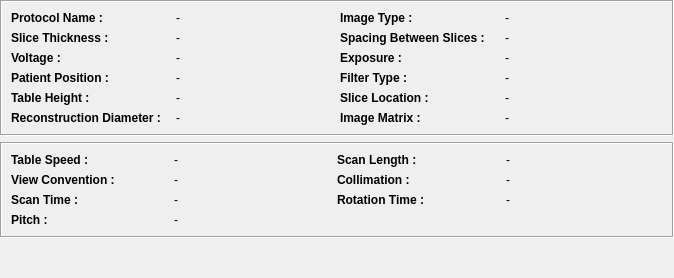
<ui version="4.0" >
 <class>udg::QDicomDumpCTHelixWidgetBase</class>
 <widget class="QWidget" name="udg::QDicomDumpCTHelixWidgetBase" >
  <property name="geometry" >
   <rect>
    <x>0</x>
    <y>0</y>
    <width>674</width>
    <height>278</height>
   </rect>
  </property>
  <property name="windowTitle" >
   <string>Form</string>
  </property>
  <layout class="QGridLayout" >
   <property name="margin" >
    <number>0</number>
   </property>
   <property name="spacing" >
    <number>6</number>
   </property>
   <item row="0" column="0" >
    <widget class="QFrame" name="frame" >
     <property name="minimumSize" >
      <size>
       <width>0</width>
       <height>0</height>
      </size>
     </property>
     <property name="autoFillBackground" >
      <bool>false</bool>
     </property>
     <property name="frameShape" >
      <enum>QFrame::Box</enum>
     </property>
     <property name="frameShadow" >
      <enum>QFrame::Sunken</enum>
     </property>
     <layout class="QGridLayout" >
      <property name="margin" >
       <number>9</number>
      </property>
      <property name="spacing" >
       <number>6</number>
      </property>
      <item row="0" column="0" >
       <widget class="QLabel" name="m_labelProtocolName" >
        <property name="font" >
         <font>
          <weight>75</weight>
          <bold>true</bold>
         </font>
        </property>
        <property name="text" >
         <string>Protocol Name :</string>
        </property>
       </widget>
      </item>
      <item row="0" column="1" >
       <widget class="QLabel" name="m_labelProtocolNameValue" >
        <property name="text" >
         <string>-</string>
        </property>
       </widget>
      </item>
      <item row="0" column="2" >
       <widget class="QLabel" name="m_labelImageType" >
        <property name="font" >
         <font>
          <weight>75</weight>
          <bold>true</bold>
         </font>
        </property>
        <property name="acceptDrops" >
         <bool>false</bool>
        </property>
        <property name="text" >
         <string>Image Type :</string>
        </property>
       </widget>
      </item>
      <item row="0" column="3" >
       <widget class="QLabel" name="m_labelImageTypeValue" >
        <property name="text" >
         <string>-</string>
        </property>
       </widget>
      </item>
      <item row="1" column="0" >
       <widget class="QLabel" name="m_labelSliceThickness" >
        <property name="font" >
         <font>
          <weight>75</weight>
          <bold>true</bold>
         </font>
        </property>
        <property name="text" >
         <string>Slice Thickness :</string>
        </property>
       </widget>
      </item>
      <item row="1" column="1" >
       <widget class="QLabel" name="m_labelSliceThicknessValue" >
        <property name="text" >
         <string>-</string>
        </property>
       </widget>
      </item>
      <item row="1" column="2" >
       <widget class="QLabel" name="m_labelSpacingBetweenSlices" >
        <property name="font" >
         <font>
          <weight>75</weight>
          <bold>true</bold>
         </font>
        </property>
        <property name="text" >
         <string>Spacing Between Slices :</string>
        </property>
       </widget>
      </item>
      <item row="1" column="3" >
       <widget class="QLabel" name="m_labelSpacingBetweenSlicesValue" >
        <property name="text" >
         <string>-</string>
        </property>
       </widget>
      </item>
      <item row="2" column="0" >
       <widget class="QLabel" name="m_labelVoltage" >
        <property name="font" >
         <font>
          <weight>75</weight>
          <bold>true</bold>
         </font>
        </property>
        <property name="mouseTracking" >
         <bool>false</bool>
        </property>
        <property name="text" >
         <string>Voltage :</string>
        </property>
       </widget>
      </item>
      <item row="2" column="1" >
       <widget class="QLabel" name="m_labelVoltageValue" >
        <property name="text" >
         <string>-</string>
        </property>
       </widget>
      </item>
      <item row="2" column="2" >
       <widget class="QLabel" name="m_labelExposure" >
        <property name="font" >
         <font>
          <weight>75</weight>
          <bold>true</bold>
         </font>
        </property>
        <property name="acceptDrops" >
         <bool>false</bool>
        </property>
        <property name="text" >
         <string>Exposure :</string>
        </property>
       </widget>
      </item>
      <item row="2" column="3" >
       <widget class="QLabel" name="m_labelExposureValue" >
        <property name="text" >
         <string>-</string>
        </property>
       </widget>
      </item>
      <item row="3" column="0" >
       <widget class="QLabel" name="m_labelPatientPosition" >
        <property name="font" >
         <font>
          <weight>75</weight>
          <bold>true</bold>
         </font>
        </property>
        <property name="text" >
         <string>Patient Position :</string>
        </property>
       </widget>
      </item>
      <item row="3" column="1" >
       <widget class="QLabel" name="m_labelPatientPositionValue" >
        <property name="text" >
         <string>-</string>
        </property>
       </widget>
      </item>
      <item row="3" column="2" >
       <widget class="QLabel" name="m_labelFilterType" >
        <property name="font" >
         <font>
          <weight>75</weight>
          <bold>true</bold>
         </font>
        </property>
        <property name="text" >
         <string>Filter Type :</string>
        </property>
       </widget>
      </item>
      <item row="3" column="3" >
       <widget class="QLabel" name="m_labelFilterTypeValue" >
        <property name="text" >
         <string>-</string>
        </property>
       </widget>
      </item>
      <item row="4" column="0" >
       <widget class="QLabel" name="m_labelTableHeight" >
        <property name="font" >
         <font>
          <weight>75</weight>
          <bold>true</bold>
         </font>
        </property>
        <property name="text" >
         <string>Table Height :</string>
        </property>
       </widget>
      </item>
      <item row="4" column="1" >
       <widget class="QLabel" name="m_labelTableHeightValue" >
        <property name="text" >
         <string>-</string>
        </property>
       </widget>
      </item>
      <item row="4" column="2" >
       <widget class="QLabel" name="m_labelSliceLocation" >
        <property name="font" >
         <font>
          <weight>75</weight>
          <bold>true</bold>
         </font>
        </property>
        <property name="acceptDrops" >
         <bool>false</bool>
        </property>
        <property name="text" >
         <string>Slice Location :</string>
        </property>
       </widget>
      </item>
      <item row="4" column="3" >
       <widget class="QLabel" name="m_labelSliceLocationValue" >
        <property name="text" >
         <string>-</string>
        </property>
       </widget>
      </item>
      <item row="5" column="0" >
       <widget class="QLabel" name="m_labelReconstructionDiameter" >
        <property name="font" >
         <font>
          <weight>75</weight>
          <bold>true</bold>
         </font>
        </property>
        <property name="text" >
         <string>Reconstruction Diameter :</string>
        </property>
       </widget>
      </item>
      <item row="5" column="1" >
       <widget class="QLabel" name="m_labelReconstructionDiameterValue" >
        <property name="text" >
         <string>-</string>
        </property>
       </widget>
      </item>
      <item row="5" column="2" >
       <widget class="QLabel" name="m_labelImageMatrix" >
        <property name="font" >
         <font>
          <weight>75</weight>
          <bold>true</bold>
         </font>
        </property>
        <property name="acceptDrops" >
         <bool>false</bool>
        </property>
        <property name="text" >
         <string>Image Matrix :</string>
        </property>
       </widget>
      </item>
      <item row="5" column="3" >
       <widget class="QLabel" name="m_labelImageMatrixValue" >
        <property name="text" >
         <string>-</string>
        </property>
       </widget>
      </item>
     </layout>
    </widget>
   </item>
   <item row="1" column="0" >
    <widget class="QFrame" name="frame_2" >
     <property name="minimumSize" >
      <size>
       <width>0</width>
       <height>0</height>
      </size>
     </property>
     <property name="frameShape" >
      <enum>QFrame::Box</enum>
     </property>
     <property name="frameShadow" >
      <enum>QFrame::Sunken</enum>
     </property>
     <layout class="QGridLayout" >
      <property name="margin" >
       <number>9</number>
      </property>
      <property name="spacing" >
       <number>6</number>
      </property>
      <item row="0" column="0" >
       <widget class="QLabel" name="m_labePhilipsTableSpeed" >
        <property name="minimumSize" >
         <size>
          <width>0</width>
          <height>0</height>
         </size>
        </property>
        <property name="font" >
         <font>
          <weight>75</weight>
          <bold>true</bold>
         </font>
        </property>
        <property name="contextMenuPolicy" >
         <enum>Qt::DefaultContextMenu</enum>
        </property>
        <property name="text" >
         <string>Table Speed :</string>
        </property>
       </widget>
      </item>
      <item row="0" column="1" >
       <widget class="QLabel" name="m_labelPhilipsTableSpeedValue" >
        <property name="text" >
         <string>-</string>
        </property>
       </widget>
      </item>
      <item row="0" column="2" >
       <widget class="QLabel" name="m_labelPhilipsScanLength" >
        <property name="minimumSize" >
         <size>
          <width>163</width>
          <height>0</height>
         </size>
        </property>
        <property name="font" >
         <font>
          <weight>75</weight>
          <bold>true</bold>
         </font>
        </property>
        <property name="acceptDrops" >
         <bool>false</bool>
        </property>
        <property name="text" >
         <string>Scan Length :</string>
        </property>
       </widget>
      </item>
      <item row="0" column="3" >
       <widget class="QLabel" name="m_labelPhilipsScanLengthValue" >
        <property name="text" >
         <string>-</string>
        </property>
       </widget>
      </item>
      <item row="1" column="0" >
       <widget class="QLabel" name="m_labelPhilipsViewConvention" >
        <property name="font" >
         <font>
          <weight>75</weight>
          <bold>true</bold>
         </font>
        </property>
        <property name="acceptDrops" >
         <bool>false</bool>
        </property>
        <property name="text" >
         <string>View Convention :</string>
        </property>
       </widget>
      </item>
      <item row="1" column="1" >
       <widget class="QLabel" name="m_labelPhilipsViewConventionValue" >
        <property name="text" >
         <string>-</string>
        </property>
       </widget>
      </item>
      <item row="1" column="2" >
       <widget class="QLabel" name="m_labelPhilipsCollimation" >
        <property name="font" >
         <font>
          <weight>75</weight>
          <bold>true</bold>
         </font>
        </property>
        <property name="acceptDrops" >
         <bool>false</bool>
        </property>
        <property name="text" >
         <string>Collimation :</string>
        </property>
       </widget>
      </item>
      <item row="1" column="3" >
       <widget class="QLabel" name="m_labelPhilipsCollimationValue" >
        <property name="text" >
         <string>-</string>
        </property>
       </widget>
      </item>
      <item row="2" column="0" >
       <widget class="QLabel" name="m_labelPhilipsScanTime" >
        <property name="font" >
         <font>
          <weight>75</weight>
          <bold>true</bold>
         </font>
        </property>
        <property name="text" >
         <string>Scan Time :</string>
        </property>
       </widget>
      </item>
      <item row="2" column="1" >
       <widget class="QLabel" name="m_labelPhilipsScanTimeValue" >
        <property name="text" >
         <string>-</string>
        </property>
       </widget>
      </item>
      <item row="2" column="2" >
       <widget class="QLabel" name="m_labelPhilipsRotationTime" >
        <property name="font" >
         <font>
          <weight>75</weight>
          <bold>true</bold>
         </font>
        </property>
        <property name="text" >
         <string>Rotation Time :</string>
        </property>
       </widget>
      </item>
      <item row="2" column="3" >
       <widget class="QLabel" name="m_labelPhilipsRotationTimeValue" >
        <property name="text" >
         <string>-</string>
        </property>
       </widget>
      </item>
      <item row="3" column="0" >
       <widget class="QLabel" name="m_labelPhilipsPitch" >
        <property name="font" >
         <font>
          <weight>75</weight>
          <bold>true</bold>
         </font>
        </property>
        <property name="text" >
         <string>Pitch :</string>
        </property>
       </widget>
      </item>
      <item row="3" column="1" >
       <widget class="QLabel" name="m_labelPhilipsPitchValue" >
        <property name="text" >
         <string>-</string>
        </property>
       </widget>
      </item>
     </layout>
    </widget>
   </item>
   <item row="2" column="0" >
    <spacer>
     <property name="orientation" >
      <enum>Qt::Vertical</enum>
     </property>
     <property name="sizeHint" >
      <size>
       <width>20</width>
       <height>41</height>
      </size>
     </property>
    </spacer>
   </item>
  </layout>
 </widget>
 <resources/>
 <connections/>
</ui>
